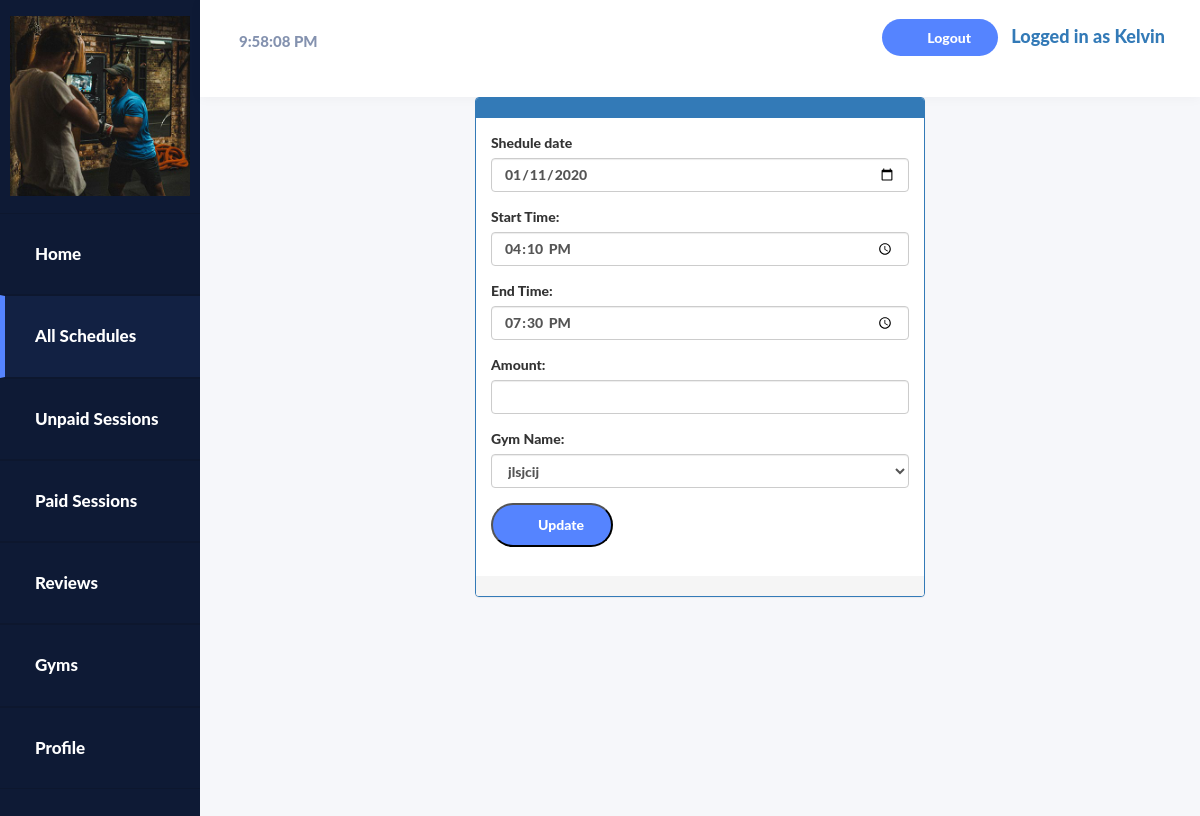
The page /trainer/editschedule.php?sid=2 (signed in) on the database its author committed.
### tables this page shows
CREATE TABLE `schedules` (
  `schedule_id` int(10) NOT NULL,
  `trainer_id` int(10) NOT NULL,
  `trainer_fname` varchar(20) NOT NULL,
  `date` date NOT NULL,
  `start_time` time NOT NULL,
  `end_time` time NOT NULL,
  `gym_name` varchar(30) NOT NULL,
  `gym_location` varchar(30) NOT NULL,
  `status` varchar(30) NOT NULL,
  `date_added` datetime NOT NULL,
  `amount` varchar(30) NOT NULL
);

### trainer/editschedule.php (the view, shortened to what this page needs)
<?php
include '../con.php';
?>
<html>
<head>
  <link rel="stylesheet" href="https://maxcdn.bootstrapcdn.com/bootstrap/3.4.1/css/bootstrap.min.css">
    <link rel="stylesheet" type="text/css" href="../css/style.css">
    <link rel="stylesheet" type="text/css" href="../DataTables/datatables.min.css"/>
</head>
<body class="home">
    <div class="container-fluid display-table">
        <div class="row display-table-row">
            <div class="col-md-2 col-sm-1 hidden-xs display-table-cell v-align box" id="navigation">
                <div class="logo">
                    <a hef="home.html"><?php echo "<img src='".$_SESSION['trainer_profilepic']."' alt='Trainer profilepic' class='hidden-xs hidden-sm'>"; ?>
                    </a>
                </div>
                <div class="navi">
                    <ul>
                        <li><a href="index.php"><i class="fa fa-home" aria-hidden="true"></i><span class="hidden-xs hidden-sm">Home</span></a></li>
                        <li class="active"><a href="all_schedules.php"><i class="fa fa-tasks" aria-hidden="true"></i><span class="hidden-xs hidden-sm">All Schedules</span></a></li>
                        <li><a href="booked.php"><i class="fa fa-bar-chart" aria-hidden="true"></i><span class="hidden-xs hidden-sm">Unpaid Sessions</span></a></li>
                        <li><a href="paid.php"><i class="fa fa-bar-chart" aria-hidden="true"></i><span class="hidden-xs hidden-sm">Paid Sessions</span></a></li>
                        <li><a href="reviews.php"><i class="fa fa-user" aria-hidden="true"></i><span class="hidden-xs hidden-sm">Reviews</span></a></li>
                        <li><a href="availablegyms.php"><i class="fa fa-calendar" aria-hidden="true"></i><span class="hidden-xs hidden-sm">Gyms</span></a></li>
                        <li><a href="profile.php"><i class="fa fa-cog" aria-hidden="true"></i><span class="hidden-xs hidden-sm">Profile</span></a></li>
                    </ul>
                </div>
            </div>
            <div class="col-md-10 col-sm-11 display-table-cell v-align">
                <div class="row">
                    <header>
                        <div class="col-md-7">
                            <div class="search hidden-xs hidden-sm">
                               <form name="Tick">
<input type="text" size="11" name="Clock">
</form>
                            </div>
                        </div>
                        <div class="col-md-5">
                            <div class="header-rightside">
                                <ul class="list-inline header-top pull-right">
                                    <li class="hidden-xs"><a href="logout.php" class="add-project">Logout </a></li>
                                    <li><a href="#"><h4><span>Logged in as <?php echo $_SESSION['trainer_fname']; ?></span></h4></a></li>
                                </ul>
                            </div>
                        </div>
                    </header>
                </div>
                <div class="user-dashboard">
<div class="row">
  <div class="col-md-3"></div>
  <div class="col-md-6">
    <div class="panel-group">
      <div class="panel panel-primary">
        <div class="panel-heading"></div>
        <div class="panel-body">
<?php
 if(isset($_REQUEST['sid']))
{
    $id = $_GET['sid'];
    $sql = "SELECT * FROM schedules WHERE schedule_id='$id'";
$result = mysqli_query($con,$sql);
while($row = mysqli_fetch_array($result))
{
?>
          <form class="form" enctype="multipart/form-data" method="post" action="editschedule.php">
            <div class="form-group">
              <label>Shedule date</label>
              <input type="date" <?php echo "value='".$row['date']."'"; ?> name="scheduledate" class="form-control" required>
            </div>
             <div class="form-group">
              <label>Start Time:</label>
              <input type="time" <?php echo "value='".$row['start_time']."'"; ?> name="dateFrom" class="form-control" required>
            </div>
             <div class="form-group">
              <label>End Time:</label>
              <input type="time" <?php echo "value='".$row['end_time']."'"; ?> name="dateTo" class="form-control" required>
            </div>
           <div class="form-group">
              <label>Amount:</label>
              <input type="number" <?php echo "value='".$row['amount']."'"; ?> name="amount" class="form-control" required>
            </div>
             <div class="form-group">
              <label>Gym Name:</label>
             <select class="form-control" name="gym_name" value='<?php echo $row['gym_name']; ?>'>
                  <option><?php echo $row['gym_name']; ?></option>
             </select>
            </div>
            <input type="submit" name="editsc" class="add-project" value="Update">
          </form>
           <?php
          }}
            ?>
        </div>
        <div class="panel-footer"></div>
      </div>
    </div>
  </div>
  <div class="col-md-3"></div>
</div>
    </div>
</body>
</html>

### css/style.css (style rules this page uses)
body { background-image: url(../image/bg_2.jpg); font-family: lato heavy; }
a:focus,a:hover,a { outline:none; text-decoration: none; }
li,ul { list-style: none; padding: 0; margin: 0; }
.home { background: #f6f7fa; }
#navigation { background: #0e1a35; height: 100%; }
#navigation { padding: 0; height: 100%; }
.display-table { display: table; padding: 0; height: 100%; width: 100%; }
.display-table-row { display: table-row; height: 100%; }
.display-table-cell { display: table-cell; float: none; height: 100%; }
.v-align { vertical-align: top; }
.logo img { max-width: 180px; padding: 16px 0 17px; width: 100%; }
.header-top { margin: 0; padding-top: 2px; }
.add-project { background: #5584ff none repeat scroll 0 0; border-radius: 100px; color: #ffffff; font-size: 14px; font-weight: 600; padding: 10px 27px 10px 45px; position: relative; }
.add-project::before { background: rgba(0, 0, 0, 0) url("../images/plus.png") no-repeat scroll 0 0; content: ""; ; height: 12px; left: 17px; position: absolute; top: 12px; width: 12px; }
.header-top li { display: inline-block; text-align: center; }
#navigation { -webkit-transition: all 0.5s ease; -moz-transition: all 0.5s ease; -o-transition: all 0.5s ease; transition: all 0.5s ease; }
.search input { border: none; font-size: 15px; padding: 15px 9px; width: 100%; background: rgba(0, 0, 0, 0) url("../images/search.png") no-repeat scroll 99% 12px; color: #8492af; }
header { background: #ffffff none repeat scroll 0 0; box-shadow: 0 1px 12px rgba(0, 0, 0, 0.04); display: inline-block !important; line-height: 23px; padding: 15px; transition: all 0.5s ease 0s; width: 100%; -webkit-transition: all 0.5s ease; -moz-transition: all 0.5s ease; -o-transition: all 0.5s ease; transition: all 0.5s ease; }
.logo { text-align: center; }
.navi a { border-bottom: 1px solid #0d172e; border-top: 1px solid #0d172e; color: #ffffff; display: block; font-size: 17px; font-weight: 500; padding: 28px 20px; text-decoration: none; }
.navi .active a { background: #122143; border-left: 5px solid #5584ff; padding-left: 15px; }
.hidden-xs { -webkit-transition: all 0.5s ease; -moz-transition: all 0.5s ease; -o-transition: all 0.5s ease; transition: all 0.5s ease; }
.user-dashboard { padding: 0 20px; overflow-y: scroll; height:800px; }

### rows shown on the page
schedules: scheduledate "01/11/2020", dateFrom "16:10:00", dateTo "19:30:00", gym_name "jlsjcij"

### other values the page prints
$_SESSION['trainer_fname'] "Kelvin"
